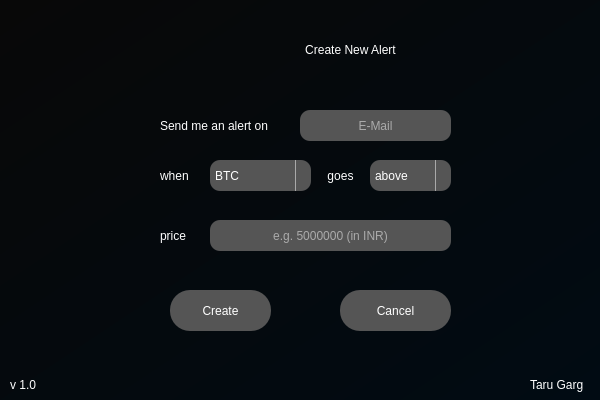
<?xml version="1.0" encoding="UTF-8"?>
<ui version="4.0">
 <class>Dialog</class>
 <widget class="QDialog" name="Dialog">
  <property name="geometry">
   <rect>
    <x>0</x>
    <y>0</y>
    <width>600</width>
    <height>400</height>
   </rect>
  </property>
  <property name="windowTitle">
   <string>Create New Alert - ALRT</string>
  </property>
  <property name="windowIcon">
   <iconset>
    <activeon>../ui_resouces/APP_LOGO_.png</activeon>
   </iconset>
  </property>
  <property name="styleSheet">
   <string notr="true">QWidget#Dialog { 
background-color : qlineargradient(spread:pad, x1:0, y1:0, x2:1, y2:1, stop:0 rgba(8, 8, 8, 255), stop:1 rgba(1, 11, 19, 255))
}

QLineEdit {
	background-color : #555555;
	border-radius : 10px;
}

QComboBox {
	background-color : #555555;
	color : white;
	font: 700 9pt &quot;Segoe UI&quot;;
}

QComboBox QAbstractItemView {
	color : darkgray;
    background-color: white;
}

QComboBox::drop-down {
    subcontrol-origin: padding;
    subcontrol-position: top right;
    width: 15px;
    border-left-width: 1px;
    border-left-color: darkgray;
    border-left-style: solid; /* just a single line */
    border-top-right-radius: 3px; /* same radius as the QComboBox */
    border-bottom-right-radius: 3px;
}

QComboBox::down-arrow {
    image: url(src/ui_resouces/drop_down.svg);
}
</string>
  </property>
  <widget class="QComboBox" name="marketName">
   <property name="geometry">
    <rect>
     <x>210</x>
     <y>160</y>
     <width>101</width>
     <height>31</height>
    </rect>
   </property>
   <property name="focusPolicy">
    <enum>Qt::TabFocus</enum>
   </property>
   <property name="styleSheet">
    <string notr="true">border-radius : 10px;
</string>
   </property>
   <item>
    <property name="text">
     <string>BTC</string>
    </property>
    <property name="icon">
     <iconset>
      <activeon>../ui_resouces/BC_Logo_.png</activeon>
     </iconset>
    </property>
   </item>
   <item>
    <property name="text">
     <string>ETH</string>
    </property>
    <property name="icon">
     <iconset>
      <activeon>../ui_resouces/ETH_LOGO_.png</activeon>
     </iconset>
    </property>
   </item>
   <item>
    <property name="text">
     <string>DOGE</string>
    </property>
    <property name="icon">
     <iconset>
      <activeon>../ui_resouces/DOGE_LOGO_.svg</activeon>
     </iconset>
    </property>
   </item>
  </widget>
  <widget class="QLabel" name="label_4">
   <property name="geometry">
    <rect>
     <x>81</x>
     <y>19</y>
     <width>64</width>
     <height>64</height>
    </rect>
   </property>
   <property name="sizePolicy">
    <sizepolicy hsizetype="Expanding" vsizetype="Expanding">
     <horstretch>0</horstretch>
     <verstretch>0</verstretch>
    </sizepolicy>
   </property>
   <property name="text">
    <string/>
   </property>
   <property name="pixmap">
    <pixmap>../ui_resouces/APP_LOGO_.png</pixmap>
   </property>
   <property name="scaledContents">
    <bool>true</bool>
   </property>
   <property name="alignment">
    <set>Qt::AlignCenter</set>
   </property>
  </widget>
  <widget class="QPushButton" name="createAlert">
   <property name="geometry">
    <rect>
     <x>170</x>
     <y>290</y>
     <width>101</width>
     <height>41</height>
    </rect>
   </property>
   <property name="styleSheet">
    <string notr="true">border-radius : 20px;
background-color : #555555;
font: 900 10pt &quot;Arial Black&quot;;
color : white;
</string>
   </property>
   <property name="text">
    <string>Create</string>
   </property>
  </widget>
  <widget class="QLineEdit" name="price">
   <property name="geometry">
    <rect>
     <x>210</x>
     <y>220</y>
     <width>241</width>
     <height>31</height>
    </rect>
   </property>
   <property name="styleSheet">
    <string notr="true">	color : white;
	font: 700 9pt &quot;Segoe UI&quot;;</string>
   </property>
   <property name="alignment">
    <set>Qt::AlignCenter</set>
   </property>
   <property name="placeholderText">
    <string>e.g. 5000000 (in INR)</string>
   </property>
  </widget>
  <widget class="QLineEdit" name="email">
   <property name="geometry">
    <rect>
     <x>300</x>
     <y>110</y>
     <width>151</width>
     <height>31</height>
    </rect>
   </property>
   <property name="sizePolicy">
    <sizepolicy hsizetype="Fixed" vsizetype="Fixed">
     <horstretch>0</horstretch>
     <verstretch>0</verstretch>
    </sizepolicy>
   </property>
   <property name="styleSheet">
    <string notr="true">	color : white;
	font: 700 9pt &quot;Segoe UI&quot;;</string>
   </property>
   <property name="alignment">
    <set>Qt::AlignCenter</set>
   </property>
   <property name="placeholderText">
    <string>E-Mail</string>
   </property>
  </widget>
  <widget class="QLabel" name="marketNameLabel">
   <property name="geometry">
    <rect>
     <x>160</x>
     <y>160</y>
     <width>41</width>
     <height>31</height>
    </rect>
   </property>
   <property name="styleSheet">
    <string notr="true">font: 700 bold 10pt &quot;Cambria&quot;;
color : rgb(255, 255, 255)</string>
   </property>
   <property name="text">
    <string>when</string>
   </property>
  </widget>
  <widget class="QComboBox" name="triggerReason">
   <property name="geometry">
    <rect>
     <x>370</x>
     <y>160</y>
     <width>81</width>
     <height>31</height>
    </rect>
   </property>
   <property name="focusPolicy">
    <enum>Qt::WheelFocus</enum>
   </property>
   <property name="acceptDrops">
    <bool>false</bool>
   </property>
   <property name="styleSheet">
    <string notr="true">border-radius : 10px;
</string>
   </property>
   <item>
    <property name="text">
     <string>above</string>
    </property>
   </item>
   <item>
    <property name="text">
     <string>below</string>
    </property>
   </item>
  </widget>
  <widget class="QLabel" name="sendMeAnAlertOnLabel">
   <property name="geometry">
    <rect>
     <x>160</x>
     <y>110</y>
     <width>131</width>
     <height>31</height>
    </rect>
   </property>
   <property name="styleSheet">
    <string notr="true">font: 700 bold 10pt &quot;Cambria&quot;;
color : rgb(255, 255, 255)</string>
   </property>
   <property name="text">
    <string>Send me an alert on</string>
   </property>
  </widget>
  <widget class="QLabel" name="priceLabel">
   <property name="geometry">
    <rect>
     <x>160</x>
     <y>220</y>
     <width>41</width>
     <height>31</height>
    </rect>
   </property>
   <property name="styleSheet">
    <string notr="true">font: 700 bold 10pt &quot;Cambria&quot;;
color : rgb(255, 255, 255)</string>
   </property>
   <property name="text">
    <string>price</string>
   </property>
  </widget>
  <widget class="QLabel" name="triggerReasonLabel">
   <property name="geometry">
    <rect>
     <x>310</x>
     <y>160</y>
     <width>61</width>
     <height>31</height>
    </rect>
   </property>
   <property name="styleSheet">
    <string notr="true">font: 700 bold 10pt &quot;Cambria&quot;;
color : rgb(255, 255, 255)</string>
   </property>
   <property name="text">
    <string>goes</string>
   </property>
   <property name="alignment">
    <set>Qt::AlignCenter</set>
   </property>
  </widget>
  <widget class="QPushButton" name="cancel">
   <property name="geometry">
    <rect>
     <x>340</x>
     <y>290</y>
     <width>111</width>
     <height>41</height>
    </rect>
   </property>
   <property name="styleSheet">
    <string notr="true">border-radius : 20px;
background-color : #555555;
font: 900 10pt &quot;Arial Black&quot;;
color : white;
</string>
   </property>
   <property name="text">
    <string>Cancel</string>
   </property>
  </widget>
  <widget class="QLabel" name="label_5">
   <property name="geometry">
    <rect>
     <x>150</x>
     <y>20</y>
     <width>401</width>
     <height>60</height>
    </rect>
   </property>
   <property name="sizePolicy">
    <sizepolicy hsizetype="Expanding" vsizetype="Expanding">
     <horstretch>0</horstretch>
     <verstretch>0</verstretch>
    </sizepolicy>
   </property>
   <property name="styleSheet">
    <string notr="true">color: rgb(255, 255, 255);
font: 28pt &quot;MV Boli&quot;;</string>
   </property>
   <property name="text">
    <string>Create New Alert</string>
   </property>
   <property name="alignment">
    <set>Qt::AlignCenter</set>
   </property>
  </widget>
  <widget class="QLabel" name="label_6">
   <property name="geometry">
    <rect>
     <x>10</x>
     <y>380</y>
     <width>49</width>
     <height>10</height>
    </rect>
   </property>
   <property name="styleSheet">
    <string notr="true">font: 700 italic 9pt &quot;Cambria&quot;;
color: rgb(255, 255, 255);</string>
   </property>
   <property name="text">
    <string>v 1.0</string>
   </property>
  </widget>
  <widget class="QLabel" name="label_7">
   <property name="geometry">
    <rect>
     <x>530</x>
     <y>370</y>
     <width>61</width>
     <height>30</height>
    </rect>
   </property>
   <property name="styleSheet">
    <string notr="true">font: 700 italic 9pt &quot;Cambria&quot;;
color: rgb(255, 255, 255);</string>
   </property>
   <property name="text">
    <string>Taru Garg</string>
   </property>
  </widget>
 </widget>
 <tabstops>
  <tabstop>email</tabstop>
  <tabstop>marketName</tabstop>
  <tabstop>triggerReason</tabstop>
  <tabstop>price</tabstop>
  <tabstop>createAlert</tabstop>
  <tabstop>cancel</tabstop>
 </tabstops>
 <resources/>
 <connections/>
</ui>
